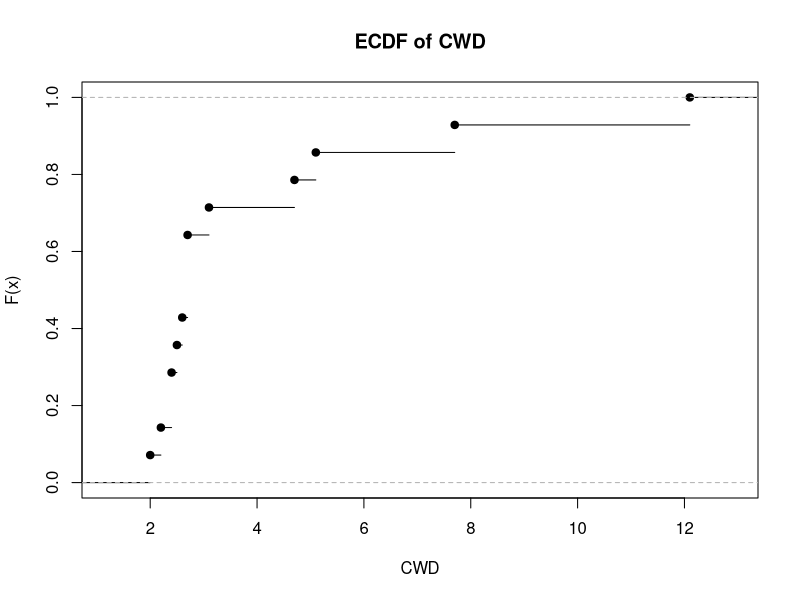
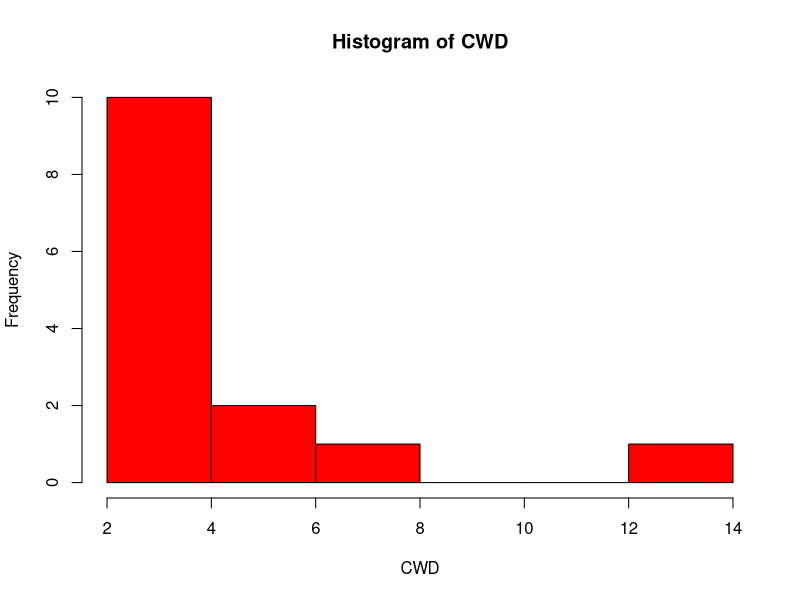
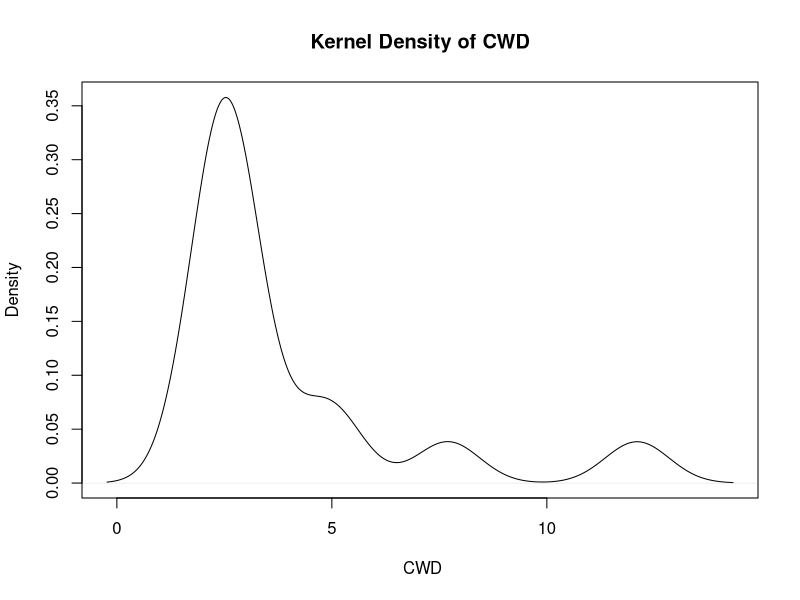

The R source for these figures, in order: (Note: this script raises an error after producing the figures.)
## Exercise 1
sal <- read.table("salamanders.txt")
sal
View(sal)

# structures
str(sal)

# number of rows
nrow(sal)

# number of columns/variables
ncol(sal)


colnames(sal) <- sal[1, ]

sal <- sal[-1, ]


View(sal)

## Question 3

#a

std_dev <- sd(sal$CWD)

std_dev

avg <- mean(as.numeric(sal$CWD))
avg

cv <- std_dev/avg *100

cv

iqr <- IQR(sal$CWD)

# Question 4

# ecdf graph
plot(ecdf(as.numeric(sal$CWD)), 
     main = "ECDF of CWD",
     xlab = "CWD",
     ylab = "F(x)")

# histogram
hist(as.numeric(sal$CWD),
     main = "Histogram of CWD",
     xlab = "CWD",
     col = "red")

plot(density(as.numeric(sal$CWD)),
     main = "Kernel Density of CWD",
     xlab = " CWD")

boxplot(sal$CWD,
        main = "Boxplot of CWD",
        ylab = "CWD")

## Question 5

stat_vars <- sal[, c("abund", "fecund", "CWD")]

View(stat_vars)

stat_vars$abund <- as.numeric(stat_vars$abund)

stat_vars$fecund <- as.numeric(stat_vars$fecund)

stat_vars$CWD <- as.numeric(stat_vars$CWD)

# covariance matrix
cov(stat_vars)

# pearson's correlation matrix
cor(stat_vars, method = "pearson")

# spearman correlation matrix
cor(stat_vars, method = "spearman")

# Question 6

hist(as.numeric(sal$CWD))

shapiro.test(as.numeric(sal$CWD))

hist(log(as.numeric(sal$CWD)))

hist(sqrt(as.numeric(sal$CWD)))

shapiro.test(log(as.numeric(sal$CWD)))


shapiro.test(sqrt(as.numeric(sal$CWD)))
